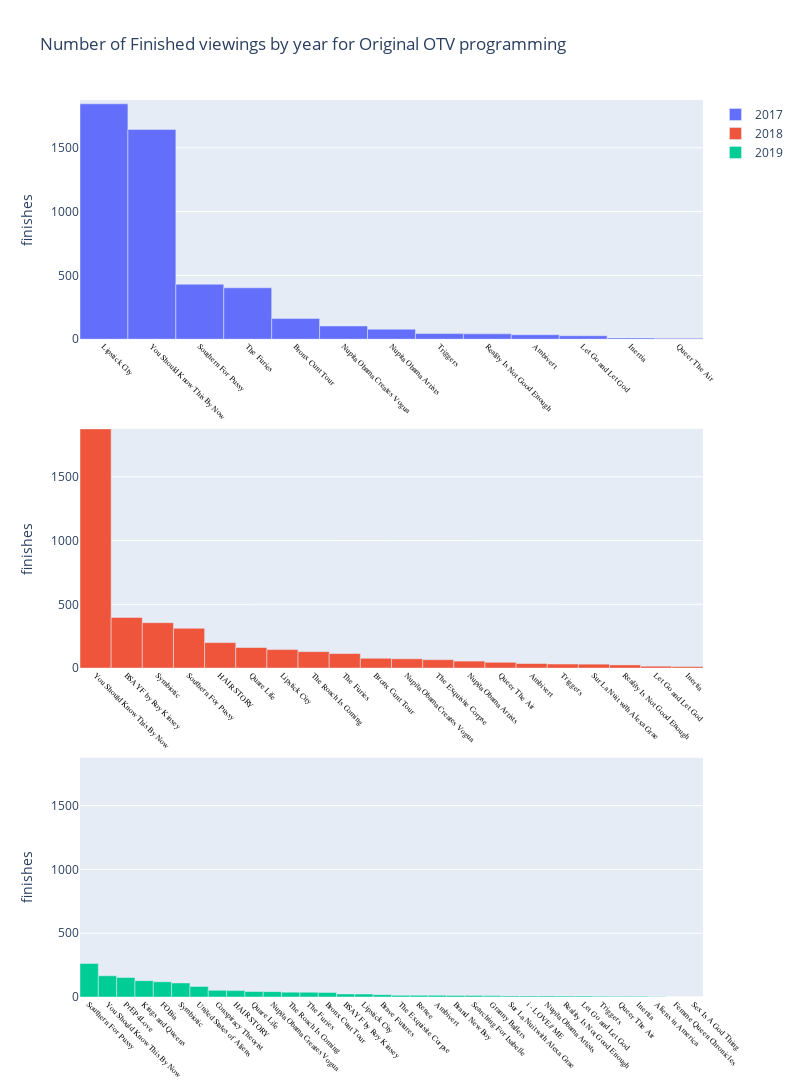

This figure's notebook cell:
### Code cell
fig = plot_engagement('finishes', video_df, project_type='PRESENTS')
fig.update_layout(title='Number of Finished viewings by year for OTV Presents')
fig.show()

### Figure 1 — Plotly figure (JSON) as saved in the notebook; plotly's stock layout.template omitted (floating-point values rounded to 4 significant figures)
{"data": [{"name": "2017", "type": "bar", "width": 1, "x": ["Lipstick City", "You Should Know This By Now", "Southern For Pussy", "The Furies", "Bronx Cunt Tour", "Nupita Obama Creates Vogua", "Nupita Obama Artists", "Triggers", "Reality Is Not Good Enough", "Ambivert", "Let Go and Let God", "Inertia", "Queer The Air"], "xaxis": "x", "y": [1845, 1644, 431, 403, 162, 104, 78, 44, 42, 35, 27, 10, 7], "yaxis": "y"}, {"name": "2018", "type": "bar", "width": 1, "x": ["You Should Know This By Now", "BSAYF by Roy Kinsey", "Symbiotic", "Southern For Pussy", "HAIR STORY", "Quare Life", "Lipstick City", "The Roach Is Coming", "The Furies", "Bronx Cunt Tour", "Nupita Obama Creates Vogua", "The Exquisite Corpse", "Nupita Obama Artists", "Queer The Air", "Ambivert", "Triggers", "Sur La Nuit with Alexa Grae", "Reality Is Not Good Enough", "Let Go and Let God", "Inertia"], "xaxis": "x2", "y": [1875, 397, 356, 312, 200, 161, 145, 129, 114, 77, 73, 66, 55, 45, 36, 32, 31, 25, 15, 12], "yaxis": "y2"}, {"name": "2019", "type": "bar", "width": 1, "x": ["Southern For Pussy", "You Should Know This By Now", "PrEP4Love\n", "Kings and Queens", "FOBia", "Symbiotic", "United States of Aliens", "Conspiracy Theorist", "HAIR STORY", "Quare Life", "Nupita Obama Creates Vogua", "The Roach Is Coming", "The Furies", "Bronx Cunt Tour", "BSAYF by Roy Kinsey", "Lipstick City", "Brave Futures", "The Exquisite Corpse", "Renee", "Ambivert", "Brand New Boy", "Searching For Isabelle", "Granny Ballers\n", "Sur La Nuit with Alexa Grae", "i - LOVE// ME", "Nupita Obama Artists", "Reality Is Not Good Enough", "Let Go and Let God", "Triggers", "Queer The Air", "Inertia", "Aliens in America", "Femme Queen Chronicles", "Sex Is A God Thing"], "xaxis": "x3", "y": [263, 166, 153, 128, 119, 110, 83, 52, 50, 43, 42, 38, 37, 36, 24, 23, 18, 13, 13, 13, 12, 11, 9, 8, 8, 8, 7, 7, 6, 5, 5, 2, 0, 0], "yaxis": "y3"}], "layout": {"height": 1200, "title": {"text": "Number of Finished viewings by year for Original OTV programming"}, "width": 800, "xaxis": {"anchor": "y", "domain": [0, 1], "tickangle": 45, "tickfont": {"color": "black", "family": "Rockwell", "size": 8}}, "xaxis2": {"anchor": "y2", "domain": [0, 1], "tickangle": 45, "tickfont": {"color": "black", "family": "Rockwell", "size": 8}}, "xaxis3": {"anchor": "y3", "domain": [0, 1], "tickangle": 45, "tickfont": {"color": "black", "family": "Rockwell", "size": 8}}, "yaxis": {"anchor": "x", "domain": [0.7333, 1], "range": [0, 1875], "title": {"text": "finishes"}}, "yaxis2": {"anchor": "x2", "domain": [0.3667, 0.6333], "range": [0, 1875], "title": {"text": "finishes"}}, "yaxis3": {"anchor": "x3", "domain": [0, 0.2667], "range": [0, 1875], "title": {"text": "finishes"}}}}
